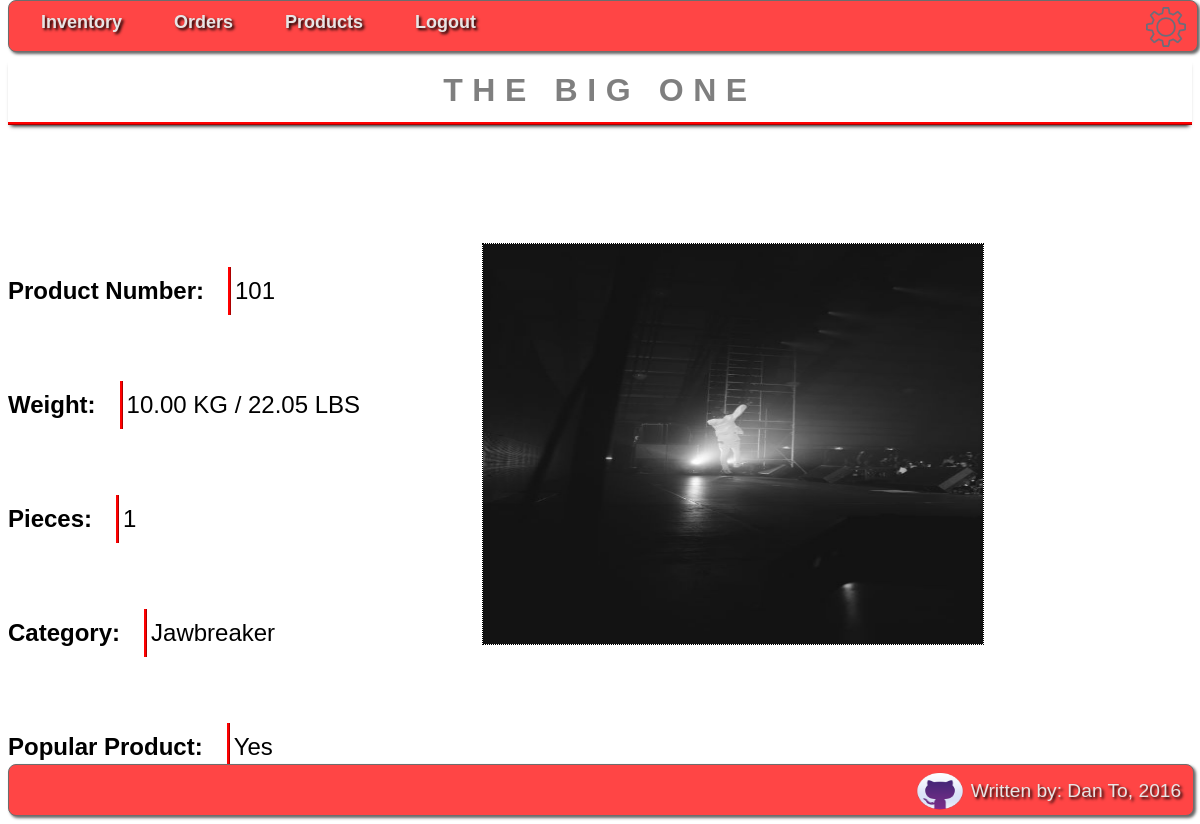
The app's page /tracker/product_details/101 (signed in) with its own data.
### tracker/models.py (models this page shows, shortened)
class Product(models.Model):
    KG_TO_LBS_CONVERSION = 2.20462
    DEXTROSE = 'dex'
    GUM = 'gum'
    PANNED_SUGAR = 'psg'
    JAWBREAKER = 'jaw'
    CATEGORIES = ((DEXTROSE, 'Pressed Dextrose'),
                  (GUM, 'Bubble Gum'),
                  (PANNED_SUGAR, 'Panned Sugar'),
                  (JAWBREAKER, 'Jawbreaker'),)
    product_name = models.CharField(max_length=200)
    sm_lot_number = models.CharField(max_length=200)
    weight = models.DecimalField(max_digits=6, decimal_places=2)
    pieces = models.IntegerField()
    category = models.CharField(max_length=3,choices=CATEGORIES,default=DEXTROSE)
    popular = models.CharField(max_length=3,default='No')
    photo = models.FileField(upload_to=get_image_path, blank=True, null=True)
    def get_pounds(self):
        return "{0:.2f}".format(Product.KG_TO_LBS_CONVERSION * float(self.weight))

### tracker/views.py (the view)
# urls.py: url(r'^product_details/(?P<sm_lot_number>\d+)$', views.product_details, name='product_details'),
@login_required
@permission_required('tracker.add_product', raise_exception=True)
def product_details(request, sm_lot_number):
    product = Product.objects.get(sm_lot_number=sm_lot_number)
    return render(request, 'tracker/product_details.html', {'product': product,})

### tracker/templates/tracker/product_details.html (shortened to what this page needs)
{% load staticfiles %}
<link rel="stylesheet" href="{% static 'tracker/css/style.css' %}">
<head>
    <ul id="menu-bar">
        <li>
            <a href="{% url 'tracker:index' %}">
                Inventory
            </a>
        </li>
        <li>
            <a href="{% url 'tracker:view_orders' %}">
                Orders
            </a>
        </li>
        <li>
            <a href="{% url 'tracker:view_products' %}">
                Products
            </a>
        </li>
        <li>
            <a href="{% url 'tracker:log_out' %}">
                Logout
            </a>
        </li>
        <li id="settings">
            <a href="{% url 'tracker:app_settings' %}">
                <div id="img_holder"></div>
            </a>
        </li>
    </ul>
</head>
<body>
<h1>{{ product.product_name }}</h1>
<div id="product_info">
    <p id="sm_lot_number" class="p_product_details">Product Number: </p>
    <p class="p_product_details_value">{{ product.sm_lot_number }}</p><br /><br />
    <p id="weight" class="p_product_details">Weight: </p>
    <p class="p_product_details_value">{{ product.weight }} KG / {{ product.get_pounds }} LBS</p><br /><br />
    <p id="pieces" class="p_product_details">Pieces: </p>
    <p class="p_product_details_value">{{ product.pieces }}</p><br /><br />
    <p id="category" class="p_product_details">Category: </p>
    <p class="p_product_details_value">{{ product.get_category_display }}</p><br /><br />
    <p id="popular" class="p_product_details">Popular Product: </p>
    <p class="p_product_details_value">{{ product.popular }}</p>
</div>
<div id="product_photo_div">
    <img id="product_photo" src="{{ product.photo.url }}" id="photo"/>
</div>
<footer>
    <p>Written by: Dan To, 2016</p>
    <a href="www.github.com/danhto">
        <img src="{% static "tracker/images/github.png" %}" />
    </a>
</footer>
</body>

### tracker/static/tracker/css/style.css (style rules this page uses)
#menu-bar { width: 98%; margin: 0px 0px 0px 0px; padding: 6px 6px 4px 6px; height: 40px; line-height: 100%; border-radius: 8px; -webkit-border-radius: 8px; -moz-border-radius: 8px; box-shadow: 2px 2px 3px #666666; -webkit-box-shadow: 2px 2px 3px #666666; -moz-box-shadow: 2px 2px 3px #666666; background: #FF4545; border: solid 1px #6D6D6D; position:relative; z-index:999; }
#menu-bar li { margin: 0px 0px 6px 0px; padding: 1px 6px 0px 6px; float: left; position: relative; list-style: none; }
#menu-bar a { font-weight: bold; font-family: arial; font-style: normal; font-size: 18px; color: #E7E5E5; text-decoration: none; display: block; padding: 6px 20px 6px 20px; margin: 0; margin-bottom: 6px; border-radius: 10px; -webkit-border-radius: 10px; -moz-border-radius: 10px; text-shadow: 2px 2px 3px #000000; }
#menu-bar:after { content: "."; display: block; clear: both; visibility: hidden; line-height: 0; height: 0; }
#menu-bar { display: inline-block; position: fixed; top: 0px; }
a:link { text-decoration: none; }
#product_info { display: inline; float: left; }
#product_photo_div { display: inline; }
#product_photo { display: block; margin: 10% 40%; width: 500px; height: 400px; }
ul#menu-bar li#settings a div#img_holder { background: url("../images/settings_icon.png") no-repeat left top; background-size: 40px 40px; width: 100%; height: 100%; position: absolute; }
ul#menu-bar li#settings a { height: 40px; width: 40px; padding: 0; margin: 0; }
ul#menu-bar li#settings { float: right; width: 3%; height: 100%; padding: 0 10px 0 0; }
p.p_product_details { font: 700 1.5em/2 'Lucida Grande', sans-serif; border-right: ridge #ff0000; display: inline-block; padding-right: 1em; }
p.p_product_details_value { font: 200 1.5em/2 'Lucida Grande', sans-serif; display: inline-block; }
#product_photo { border: 1px dotted black; }
h1 { font: 600 2em/2 'Raleway', sans-serif; color: rgba(0,0,0,.5); text-align: center; text-transform: uppercase; letter-spacing: .3em; width: 100%; border-bottom: ridge #ff0000; -webkit-box-shadow: 0 4px 4px -3px #000000; -moz-box-shadow: 0 4px 4px -3px #000000; box-shadow: 0 4px 4px -3px #000000; }
body { padding-top: 50px; }
footer { width: 99%; margin: 0px 0px 0px 0px; padding: 6px 6px 4px 6px; height: 40px; line-height: 100%; border-radius: 8px; -webkit-border-radius: 8px; -moz-border-radius: 8px; box-shadow: 2px 2px 3px #666666; -webkit-box-shadow: 2px 2px 3px #666666; -moz-box-shadow: 2px 2px 3px #666666; background: #FF4545; border: solid 1px #6D6D6D; position:relative; z-index:999; }
footer p { display: inline; font: 300 1.2em/2 'Lucida Grande', sans-serif; color: #E7E5E5; position: relative; float: right; margin: 0px 0px 6px 0px; padding: 1px 6px 0px 6px; text-shadow: 2px 2px 3px #000000; }
footer img { display: inline; float: right; width: 50px; height: 100%; }

### records on screen
Product: product_name "THE BIG ONE", sm_lot_number "101", weight "10.00", get_pounds "22.05", pieces "1", category "Jawbreaker", popular "Yes", photo (picture)
